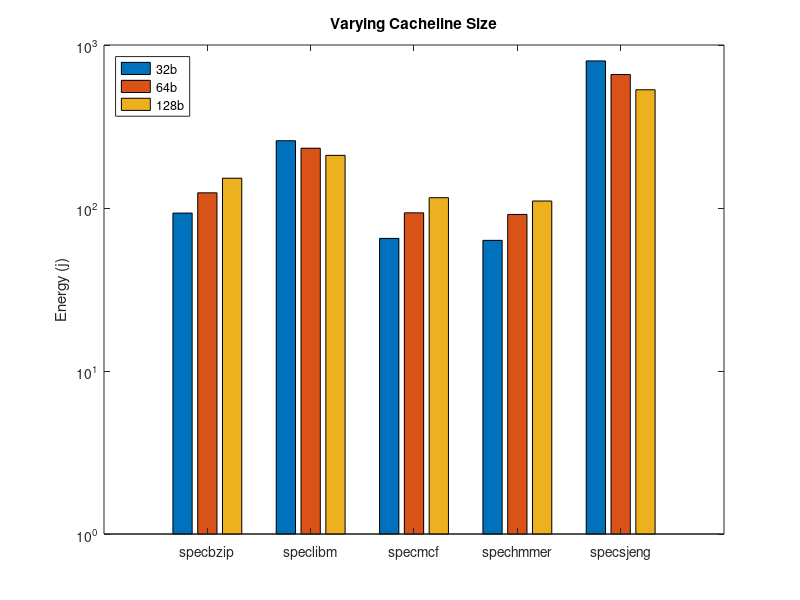
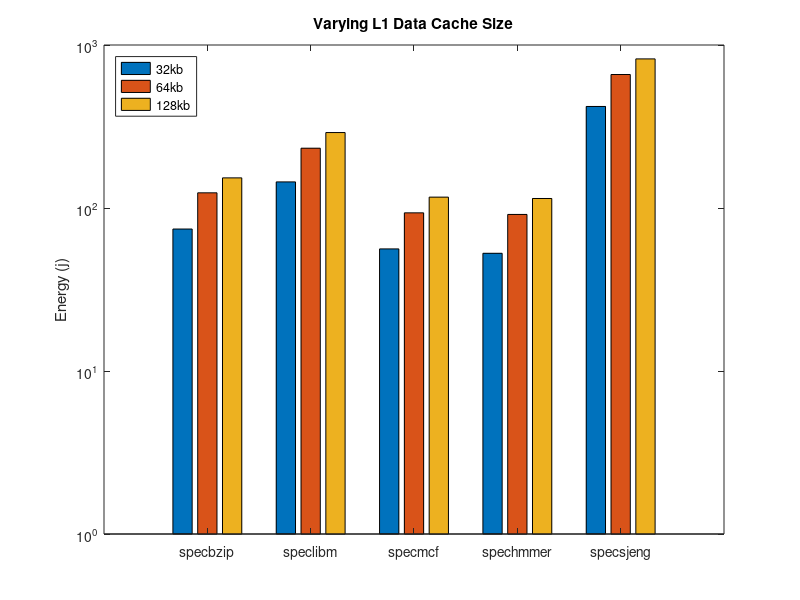
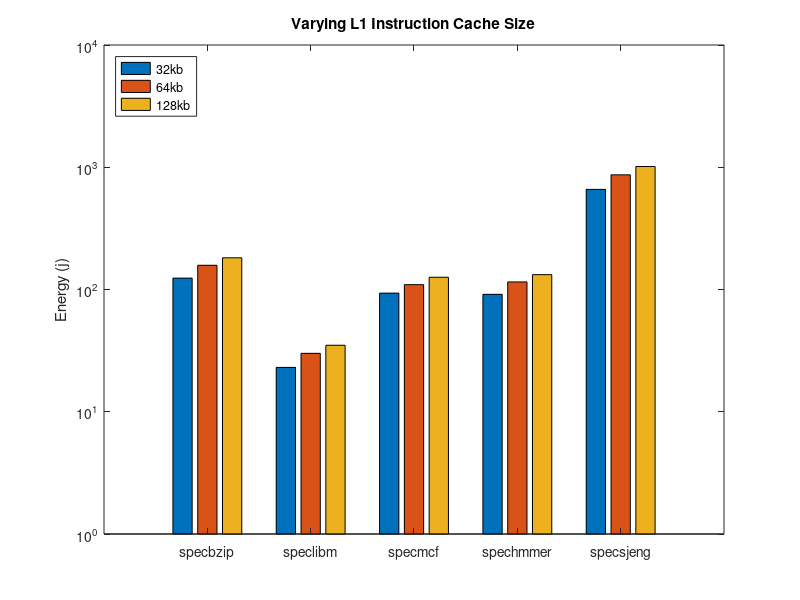
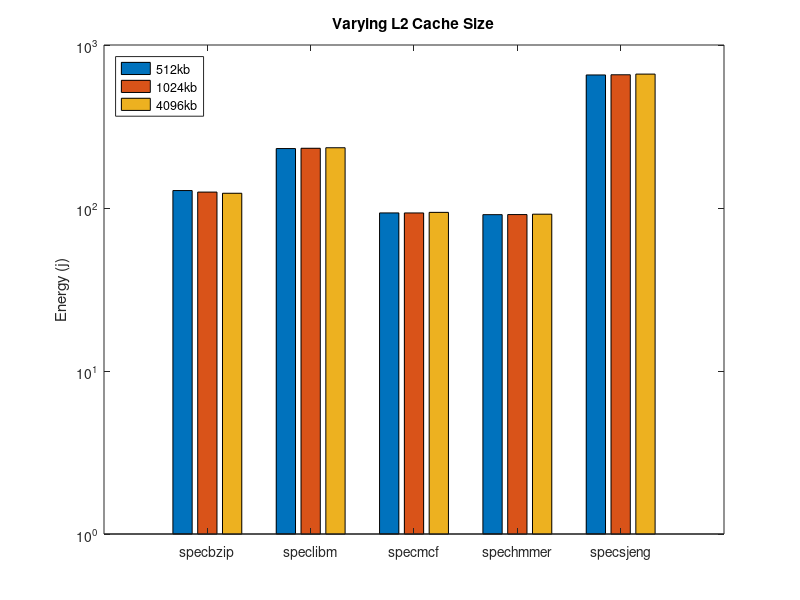

MATLAB code for these plots, in order: (Note: this script raises an error after producing the figures.)
%% var cacheline
figure
y = [93.068378 123.943021 152.304291; 258.754606 232.742198 210.371373; 65.094718 93.410958 115.668455; 63.312036 91.312541 110.359143; 798.776352 659.168626 531.434776];
bar(y);

title('Varying Cacheline Size');
set(gca, 'XTickLabel', {'specbzip', 'speclibm', 'specmcf', 'spechmmer', 'specsjeng'},'yscale','log')
ylabel('Energy (j)')

legend('32b','64b','128b','Location','Northwest')

%% var l1d size
figure
y = [74.298779 123.943021 153.069087; 144.603485 232.742198 290.341287; 56.117842 93.410958 116.602165; 52.747977 91.312541 114.380589; 419.690682 659.168626 821.812740];
bar(y);

title('Varying L1 Data Cache Size');
set(gca, 'XTickLabel', {'specbzip', 'speclibm', 'specmcf', 'spechmmer', 'specsjeng'},'yscale','log')
ylabel('Energy (j)')

legend('32kb','64kb','128kb','Location','Northwest')

%% var l1i size
figure
y = [123.943021 157.831262 181.737013; 23.051718 30.051895 34.989997; 93.410958 109.572957 125.948751; 91.312541 115.333605 132.292281; 659.168626 867.200808 1013.955760];
bar(y);

title('Varying L1 Instruction Cache Size');
set(gca, 'XTickLabel', {'specbzip', 'speclibm', 'specmcf', 'spechmmer', 'specsjeng'},'yscale','log')
ylabel('Energy (j)')

legend('32kb','64kb','128kb','Location','Northwest')

%% var l2 size
figure
y = [127.961542 125.217515 123.157072; 231.607449 232.534142 234.275757; 93.291871 93.247740 94.029666; 91.040653 91.152247 91.644709; 654.961541 656.784217 663.003266];
bar(y);

title('Varying L2 Cache Size');
set(gca, 'XTickLabel', {'specbzip', 'speclibm', 'specmcf', 'spechmmer', 'specsjeng'},'yscale','log')
ylabel('Energy (j)')

legend('512kb','1024kb','4096kb','Location','Northwest')

%% var l1d assoc 
figure
y = [124.996337 123.943021 100.334350; 233.202915 232.742198 184.875137; 93.454980 93.410958 76.532093; 92.449624 91.312660 74.669233; 657.900532 659.168626 522.310820];
bar(y);

title('Varying L1 Data Cache Associativity');
set(gca, 'XTickLabel', {'specbzip', 'speclibm', 'specmcf', 'spechmmer', 'specsjeng'},'yscale','log')
ylabel('Energy (j)')

legend('1','2','4','Location','Northwest')

%% var l1i assoc
figure
y = [123.935577 123.943021 130.580376; 233.140519 232.742198 246.592166; 99.419925 93.410958 90.902828; 99.843012 91.312541 96.007749; 659.135504 659.168626 699.899482];
bar(y);

title('Varying L1 Instruction Cache Associativity');
set(gca, 'XTickLabel', {'specbzip', 'speclibm', 'specmcf', 'spechmmer', 'specsjeng'},'yscale','log')
ylabel('Energy (j)')

legend('1','2','4','Location','Northwest')

%% var l2 assoc
figure
y = [125.096851 124.267460 123.889145; 232.666176 232.707071 232.714061; 93.419764 96.174747 93.401966; 91.302504 91.307374 91.308740; 658.792473 659.145349 659.066900];
bar(y);

title('Varying L2 Cache Associativity');
set(gca, 'XTickLabel', {'specbzip', 'speclibm', 'specmcf', 'spechmmer', 'specsjeng'},'yscale','log')
ylabel('Energy (j)')

legend('1','2','4','Location','Northwest')

%% apothikeusi ton diagrammaton
for i=1:7                                 
    figure(i)
    savefig("figures/EnergyFigure"+i+".fig")
    print("figures/EnergyFigure"+i,'-djpeg')
end